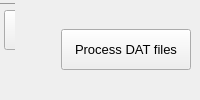
     <widget class="QFrame" name="frameProcessDatFile">
      <property name="sizePolicy">
       <sizepolicy hsizetype="Expanding" vsizetype="Fixed">
        <horstretch>0</horstretch>
        <verstretch>0</verstretch>
       </sizepolicy>
      </property>
      <property name="minimumSize">
       <size>
        <width>0</width>
        <height>50</height>
       </size>
      </property>
      <property name="frameShape">
       <enum>QFrame::NoFrame</enum>
      </property>
      <property name="frameShadow">
       <enum>QFrame::Plain</enum>
      </property>
      <layout class="QVBoxLayout" name="verticalLayout_5" stretch="0">
       <property name="spacing">
        <number>0</number>
       </property>
       <property name="leftMargin">
        <number>0</number>
       </property>
       <property name="topMargin">
        <number>0</number>
       </property>
       <property name="rightMargin">
        <number>0</number>
       </property>
       <property name="bottomMargin">
        <number>0</number>
       </property>
       <item>
        <widget class="QWidget" name="horizontalLayoutBottom" native="true">
         <layout class="QHBoxLayout" name="horizontalLayoutOutputGo">
          <property name="leftMargin">
           <number>0</number>
          </property>
          <property name="topMargin">
           <number>0</number>
          </property>
          <property name="rightMargin">
           <number>9</number>
          </property>
          <property name="bottomMargin">
           <number>0</number>
          </property>
          <item>
           <widget class="QFrame" name="mainProgram">
            <property name="sizePolicy">
             <sizepolicy hsizetype="Expanding" vsizetype="Expanding">
              <horstretch>0</horstretch>
              <verstretch>0</verstretch>
             </sizepolicy>
            </property>
            <property name="frameShape">
             <enum>QFrame::NoFrame</enum>
            </property>
            <property name="frameShadow">
             <enum>QFrame::Plain</enum>
            </property>
            <property name="lineWidth">
             <number>0</number>
            </property>
            <widget class="QLabel" name="labelSelectOutput">
             <property name="geometry">
              <rect>
               <x>60</x>
               <y>10</y>
               <width>251</width>
               <height>20</height>
              </rect>
             </property>
             <property name="font">
              <font>
               <family>Segoe UI</family>
               <pointsize>8</pointsize>
               <bold>true</bold>
              </font>
             </property>
             <property name="text">
              <string>Select an output folder for the filtered DATs</string>
             </property>
            </widget>
            <widget class="Line" name="lineSelectOutputSeparator">
             <property name="geometry">
              <rect>
               <x>0</x>
               <y>-5</y>
               <width>321</width>
               <height>16</height>
              </rect>
             </property>
             <property name="palette">
              <palette>
               <active>
                <colorrole role="WindowText">
                 <brush brushstyle="SolidPattern">
                  <color alpha="255">
                   <red>153</red>
                   <green>153</green>
                   <blue>153</blue>
                  </color>
                 </brush>
                </colorrole>
               </active>
               <inactive>
                <colorrole role="WindowText">
                 <brush brushstyle="SolidPattern">
                  <color alpha="255">
                   <red>153</red>
                   <green>153</green>
                   <blue>153</blue>
                  </color>
                 </brush>
                </colorrole>
               </inactive>
               <disabled>
                <colorrole role="WindowText">
                 <brush brushstyle="SolidPattern">
                  <color alpha="255">
                   <red>120</red>
                   <green>120</green>
                   <blue>120</blue>
                  </color>
                 </brush>
                </colorrole>
               </disabled>
              </palette>
             </property>
             <property name="frameShadow">
              <enum>QFrame::Plain</enum>
             </property>
             <property name="orientation">
              <enum>Qt::Horizontal</enum>
             </property>
            </widget>
            <widget class="QPushButton" name="buttonChooseOutput">
             <property name="geometry">
              <rect>
               <x>4</x>
               <y>10</y>
               <width>44</width>
               <height>40</height>
              </rect>
             </property>
             <property name="font">
              <font>
               <family>Segoe UI</family>
               <pointsize>10</pointsize>
              </font>
             </property>
             <property name="toolTip">
              <string>Choose an output folder</string>
             </property>
             <property name="text">
              <string/>
             </property>
             <property name="icon">
              <iconset resource="resources.qrc">
               <normaloff>:/retoolFiles/images/icons8-live-folder-80.png</normaloff>:/retoolFiles/images/icons8-live-folder-80.png</iconset>
             </property>
             <property name="iconSize">
              <size>
               <width>32</width>
               <height>32</height>
              </size>
             </property>
            </widget>
            <widget class="ElisionLabel" name="labelOutputFolder">
             <property name="geometry">
              <rect>
               <x>60</x>
               <y>31</y>
               <width>251</width>
               <height>20</height>
              </rect>
             </property>
             <property name="palette">
              <palette>
               <active>
                <colorrole role="WindowText">
                 <brush brushstyle="SolidPattern">
                  <color alpha="255">
                   <red>119</red>
                   <green>119</green>
                   <blue>119</blue>
                  </color>
                 </brush>
                </colorrole>
                <colorrole role="Text">
                 <brush brushstyle="SolidPattern">
                  <color alpha="255">
                   <red>0</red>
                   <green>0</green>
                   <blue>0</blue>
                  </color>
                 </brush>
                </colorrole>
               </active>
               <inactive>
                <colorrole role="WindowText">
                 <brush brushstyle="SolidPattern">
                  <color alpha="255">
                   <red>119</red>
                   <green>119</green>
                   <blue>119</blue>
                  </color>
                 </brush>
                </colorrole>
                <colorrole role="Text">
                 <brush brushstyle="SolidPattern">
                  <color alpha="255">
                   <red>0</red>
                   <green>0</green>
                   <blue>0</blue>
                  </color>
                 </brush>
                </colorrole>
               </inactive>
               <disabled>
                <colorrole role="WindowText">
                 <brush brushstyle="SolidPattern">
                  <color alpha="255">
                   <red>120</red>
                   <green>120</green>
                   <blue>120</blue>
                  </color>
                 </brush>
                </colorrole>
                <colorrole role="Text">
                 <brush brushstyle="SolidPattern">
                  <color alpha="255">
                   <red>120</red>
                   <green>120</green>
                   <blue>120</blue>
                  </color>
                 </brush>
                </colorrole>
               </disabled>
              </palette>
             </property>
             <property name="font">
              <font>
               <family>Segoe UI</family>
               <pointsize>8</pointsize>
              </font>
             </property>
             <property name="text">
              <string>No output folder selected</string>
             </property>
            </widget>
           </widget>
          </item>
          <item>
           <spacer name="horizontalSpacer">
            <property name="orientation">
             <enum>Qt::Horizontal</enum>
            </property>
            <property name="sizeHint" stdset="0">
             <size>
              <width>40</width>
              <height>20</height>
             </size>
            </property>
           </spacer>
          </item>
          <item>
           <widget class="CustomPushButton" name="buttonGo">
            <property name="sizePolicy">
             <sizepolicy hsizetype="Fixed" vsizetype="Fixed">
              <horstretch>0</horstretch>
              <verstretch>0</verstretch>
             </sizepolicy>
            </property>
            <property name="minimumSize">
             <size>
              <width>130</width>
              <height>41</height>
             </size>
            </property>
            <property name="font">
             <font>
              <family>Segoe UI</family>
              <pointsize>10</pointsize>
              <bold>false</bold>
             </font>
            </property>
            <property name="text">
             <string>Process DAT files</string>
            </property>
           </widget>
          </item>
         </layout>
        </widget>
       </item>
      </layout>
     </widget>
